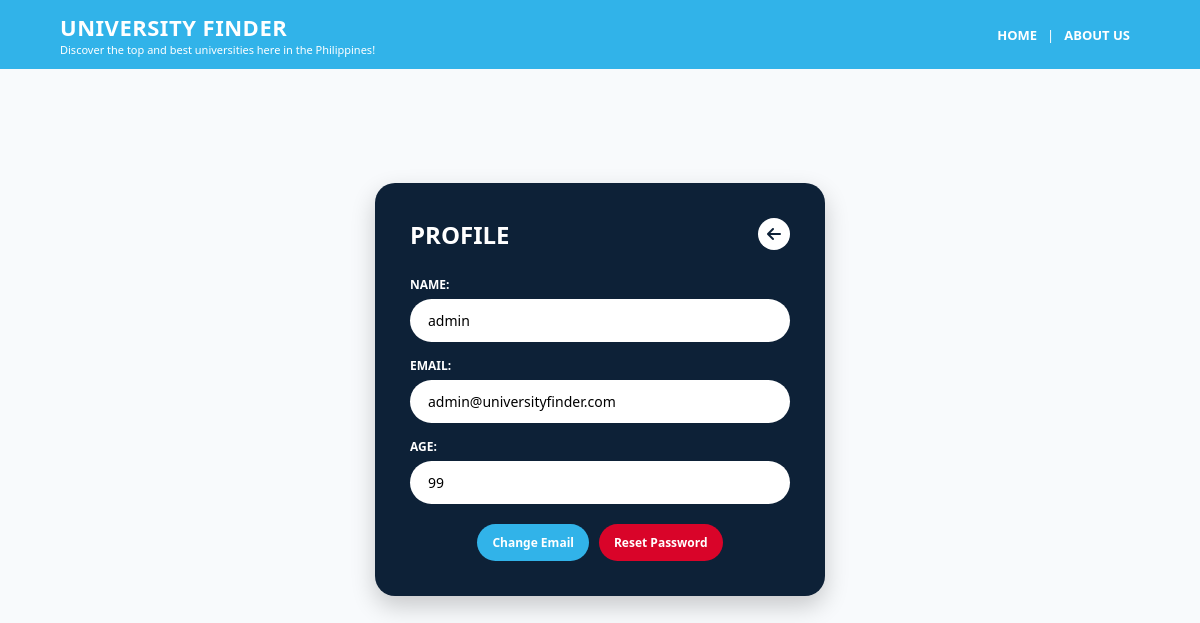
The app's page /profile (signed in), older data.
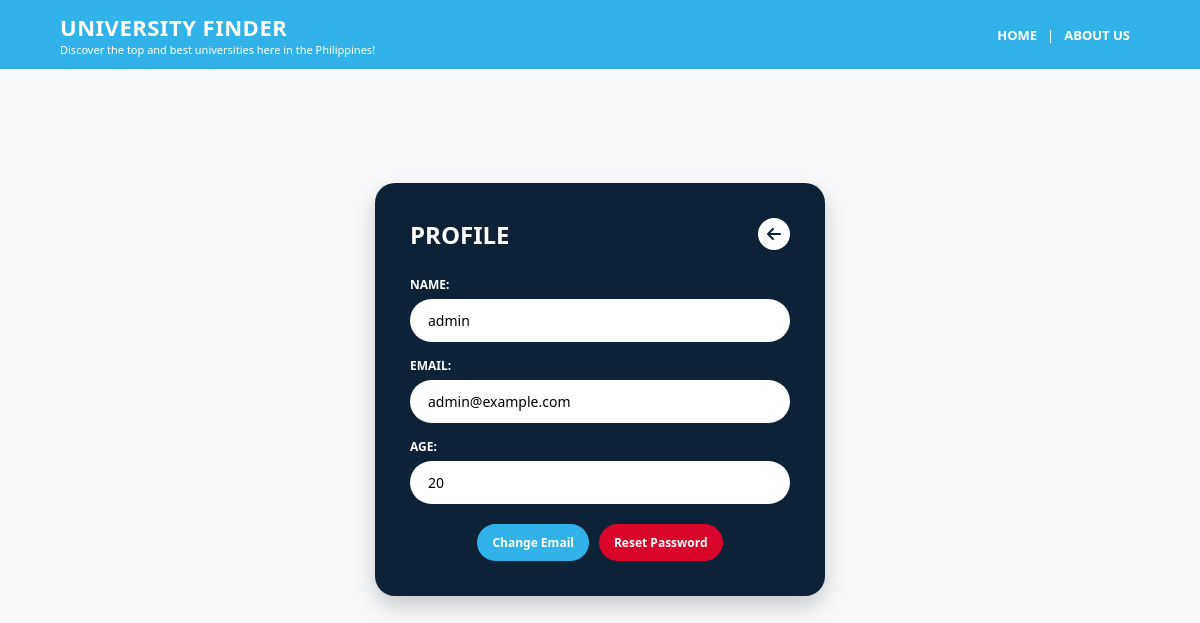
The same page, newer data.
### app.py (models this page shows)
class User(db.Model):
    id = db.Column(db.Integer, primary_key=True)
    username = db.Column(db.String(50), unique=True, nullable=False)
    email = db.Column(db.String(100), unique=True, nullable=False)
    age = db.Column(db.Integer, nullable=False)
    password_hash = db.Column(db.String(200), nullable=False)
    is_admin = db.Column(db.Boolean, default=False)

### app.py (the view)
@app.route('/profile')
def profile_user():
    if 'user_id' not in session:
        return redirect(url_for('login'))
    user = User.query.get(session['user_id'])
    return render_template('profile_user.html', user=user)

### templates/profile_user.html (shortened to what this page needs)
<!DOCTYPE html>
<html lang="en">
<head>
    <link rel="stylesheet" href="{{ url_for('static', filename='css/style.css') }}">
    <link rel="stylesheet" href="https://cdnjs.cloudflare.com/ajax/libs/font-awesome/6.0.0/css/all.min.css">
</head>
<body class="bg-light">
    <header>
        <div class="header-container">
            <div class="logo-section">
                <h1>UNIVERSITY FINDER</h1>
                <p>Discover the top and best universities here in the Philippines!</p>
            </div>
            <nav><a href="{{ url_for('dashboard') }}">HOME</a> | <a href="#">ABOUT US</a></nav>
        </div>
    </header>
    <div class="profile-page-wrapper">
        <div class="profile-card">
            <div class="profile-header">
                <h2>PROFILE</h2>
                <a href="{{ url_for('dashboard') }}" class="back-circle-btn"><i class="fa-solid fa-arrow-left"></i></a>
            </div>
            <form>
                <div class="profile-input-group">
                    <label>NAME:</label>
                    <input type="text" value="{{ user.username }}" readonly>
                </div>
                <div class="profile-input-group">
                    <label>EMAIL:</label>
                    <input type="email" value="{{ user.email }}" readonly>
                </div>
                <div class="profile-input-group">
                    <label>AGE:</label>
                    <input type="text" value="{{ user.age }}" readonly>
                </div>
                <div class="profile-actions">
                    <button type="button" class="btn-cyan">Change Email</button>
                    <button type="button" class="btn-red">Reset Password</button>
                </div>
            </form>
        </div>
    </div>
</body>
</html>

### static/css/style.css (style rules this page uses)
* { margin: 0; padding: 0; box-sizing: border-box; font-family: "Segoe UI", Tahoma, Geneva, Verdana, sans-serif; }
body { background-color: #f8fafc; color: #334155; }
a { text-decoration: none; color: inherit; }
.bg-light { background-color: #f8fafc; }
header { background-color: #31b3e9; color: white; padding: 12px 5%; width: 100%; }
.header-container { display: flex; justify-content: space-between; align-items: center; }
.logo-section h1 { font-size: 22px; letter-spacing: 0.5px; }
.logo-section p { font-size: 11px; font-weight: 300; }
nav { font-size: 13px; display: flex; align-items: center; }
nav a { color: white; margin: 0 10px; font-weight: 600; }
.btn-cyan { background: #31b3e9; color: white; border: none; padding: 10px 15px; border-radius: 20px; font-size: 12px; font-weight: bold; cursor: pointer; }
.btn-red { background: #d90429; color: white; border: none; padding: 10px 15px; border-radius: 20px; font-size: 12px; font-weight: bold; cursor: pointer; }
.profile-page-wrapper { min-height: 80vh; display: flex; justify-content: center; align-items: center; padding: 20px; }
.profile-card { background-color: #0d2137; width: 100%; max-width: 450px; padding: 35px; border-radius: 20px; color: white; box-shadow: 0 10px 25px rgba(0, 0, 0, 0.2); }
.profile-header { display: flex; justify-content: space-between; align-items: center; margin-bottom: 25px; }
.back-circle-btn { background: white; color: #0d2137; width: 32px; height: 32px; border-radius: 50%; display: flex; align-items: center; justify-content: center; text-decoration: none; transition: 0.3s; }
.profile-input-group { margin-bottom: 15px; }
.profile-input-group label { display: block; font-size: 12px; font-weight: bold; margin-bottom: 6px; }
.profile-input-group input { width: 100%; padding: 12px 18px; border-radius: 25px; border: none; outline: none; font-size: 14px; }
.profile-actions { display: flex; gap: 10px; justify-content: center; margin-top: 20px; }

Row changes from the older to the newer data that the page shows:
changed User "admin": email "admin@universityfinder.com" → "admin@example.com"; age "99" → "20"
